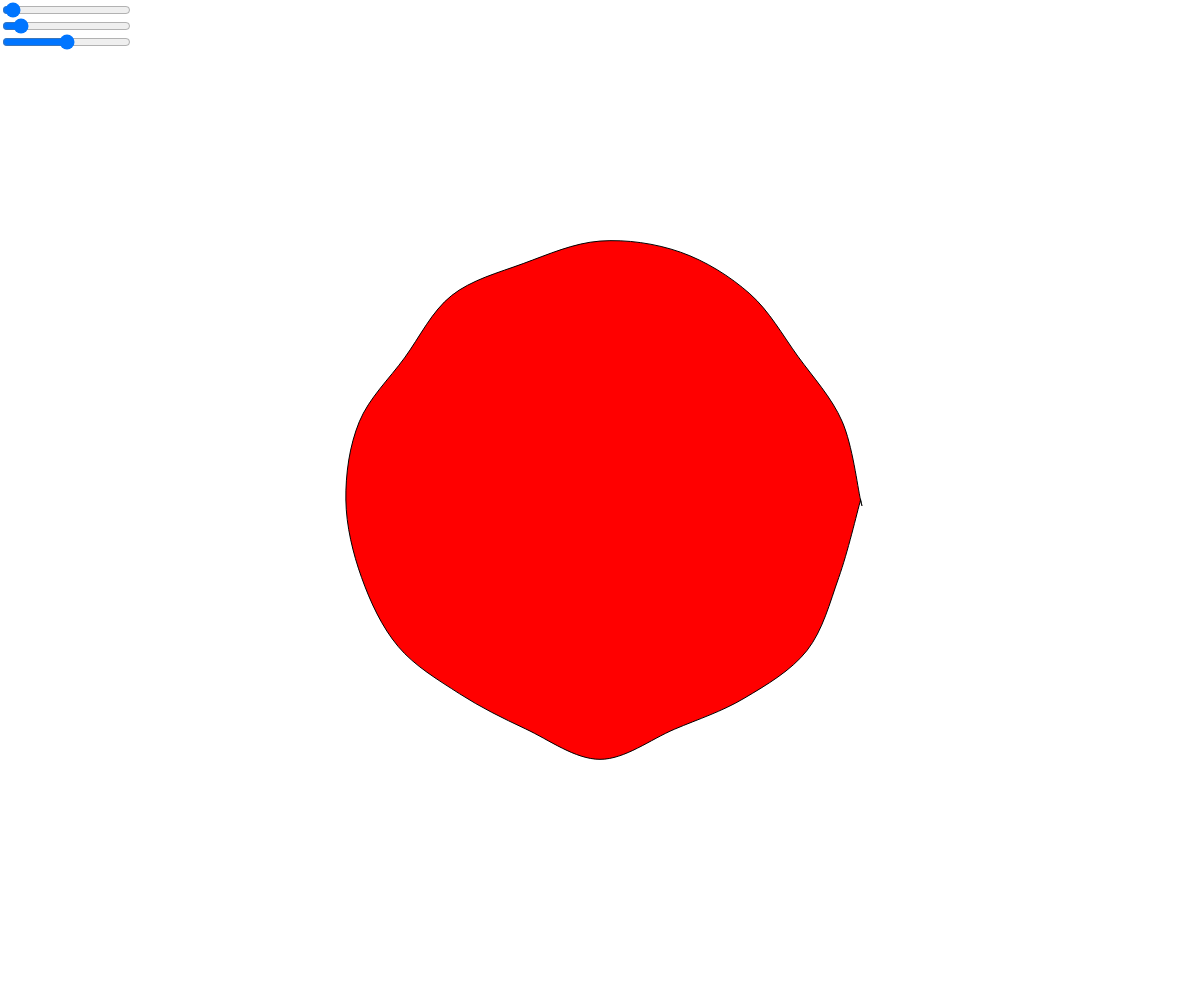
Frame 1 (no input)
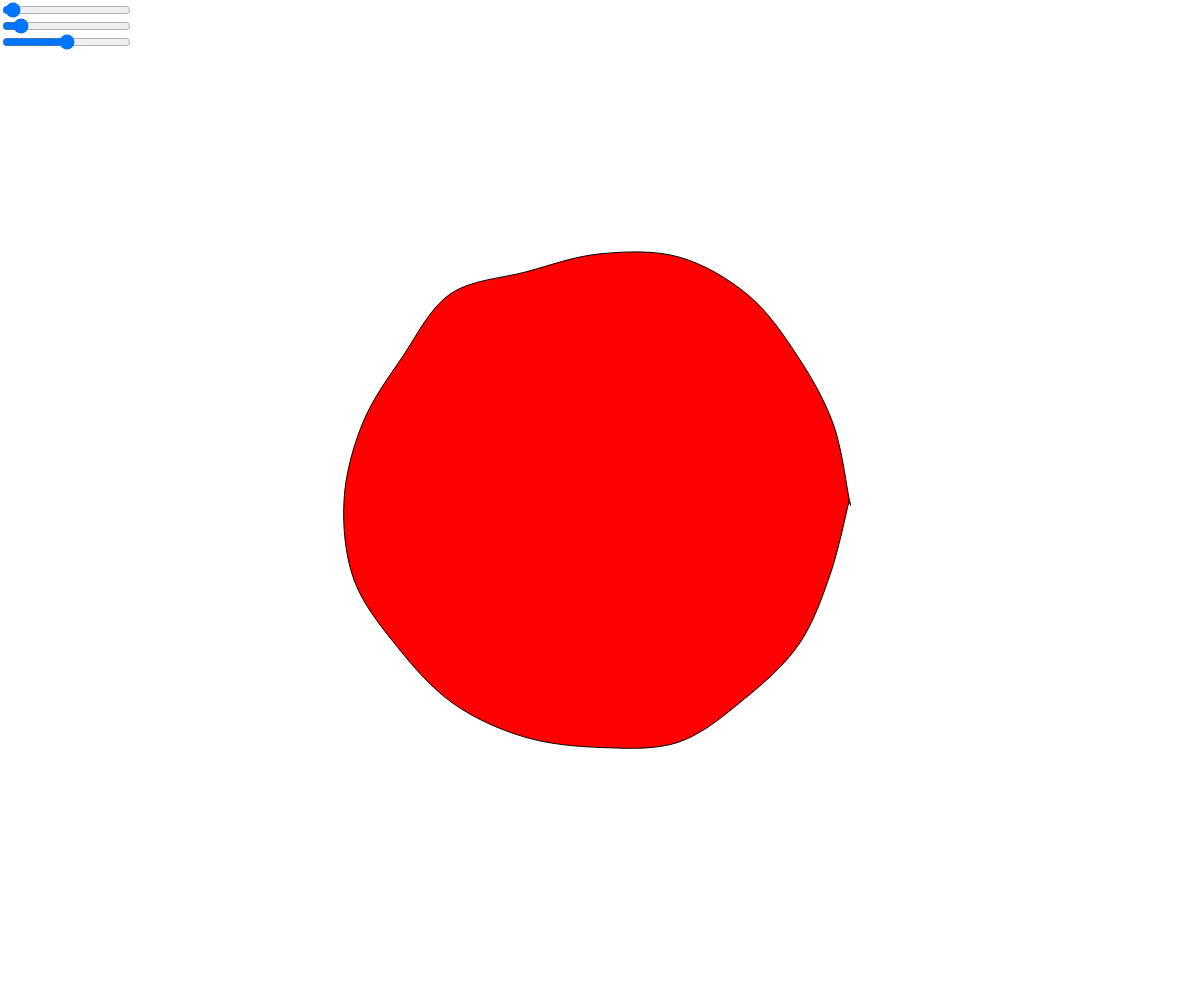
Frame 60 (no input)
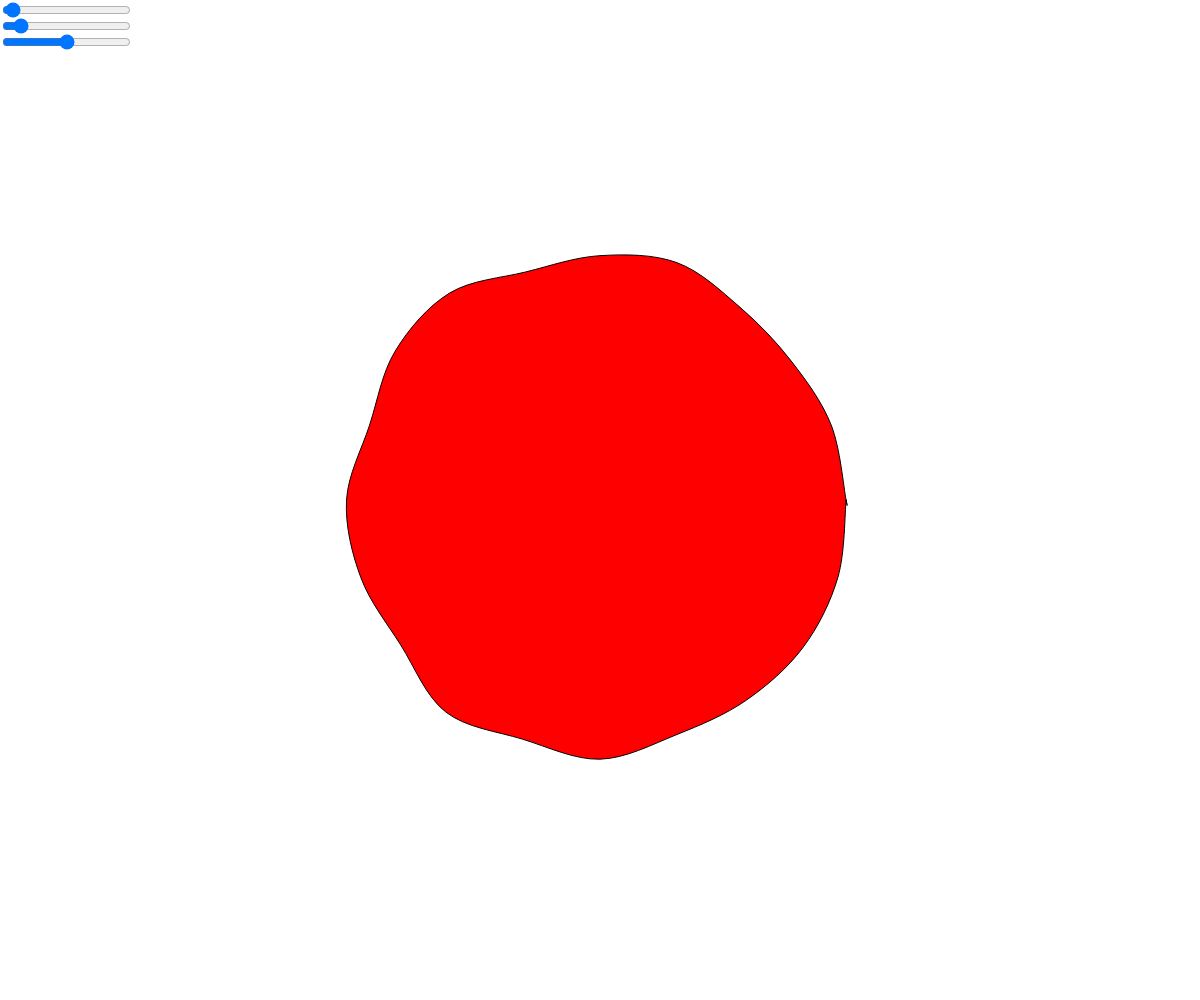
Frame 120 (the mouse pressed at the canvas centre since frame 60)

The p5.js sketch that drew these frames (run headless with seeded random() and noise() and a simulated clock; from frame 60 on, the mouse is pressed at the canvas centre):

// p5.js sketch
// ── sketch.js

var points;
var n = 8;
var l;
var sliderN;
var sliderA;
var sliderT;

function setup() {

  createCanvas(windowWidth, windowHeight);

  sliderN = createSlider(1, 800, 20);
  sliderN.position(0, 0);
  sliderA = createSlider(0, 500, 50);
  sliderA.position(0, sliderN.height);
  sliderT = createSlider(-3, 3, 0, 0.1);
  sliderT.position(0, 2*sliderN.height);

  sliderN.input(init);

  l = 0.25 * min(width, height);
  init();
}

function draw() {
  fill(255, 0, 0);
  background(255);
  translate(width/2, height/2);
  curveTightness(sliderT.value());
  beginShape();
  points[0].show();
  for (var i = 0; i < points.length; i++) {
    var point = points[i];
    point.show();
  }
  // points[points.length-1].show();
  points[0].show();
  endShape(CLOSE);
}


function init() {
  points = [];
  n = sliderN.value();
  for (var i = 0; i < n; i++) {
    var angle = map(i, 0, n, 0, 2*PI);
    points.push(new Point(angle, random(10000)));
  }
}


function Point(angle, seed) {
  this.angle = angle;
  this.seed = seed;

  this.show = function() {
    var a = sliderA.value();
    this.l = l + a*(noise(frameCount/100 + this.seed) - 0.5);
    var x = this.l * cos(this.angle);
    var y = this.l * sin(this.angle);
    curveVertex(x, y);
  }
}
